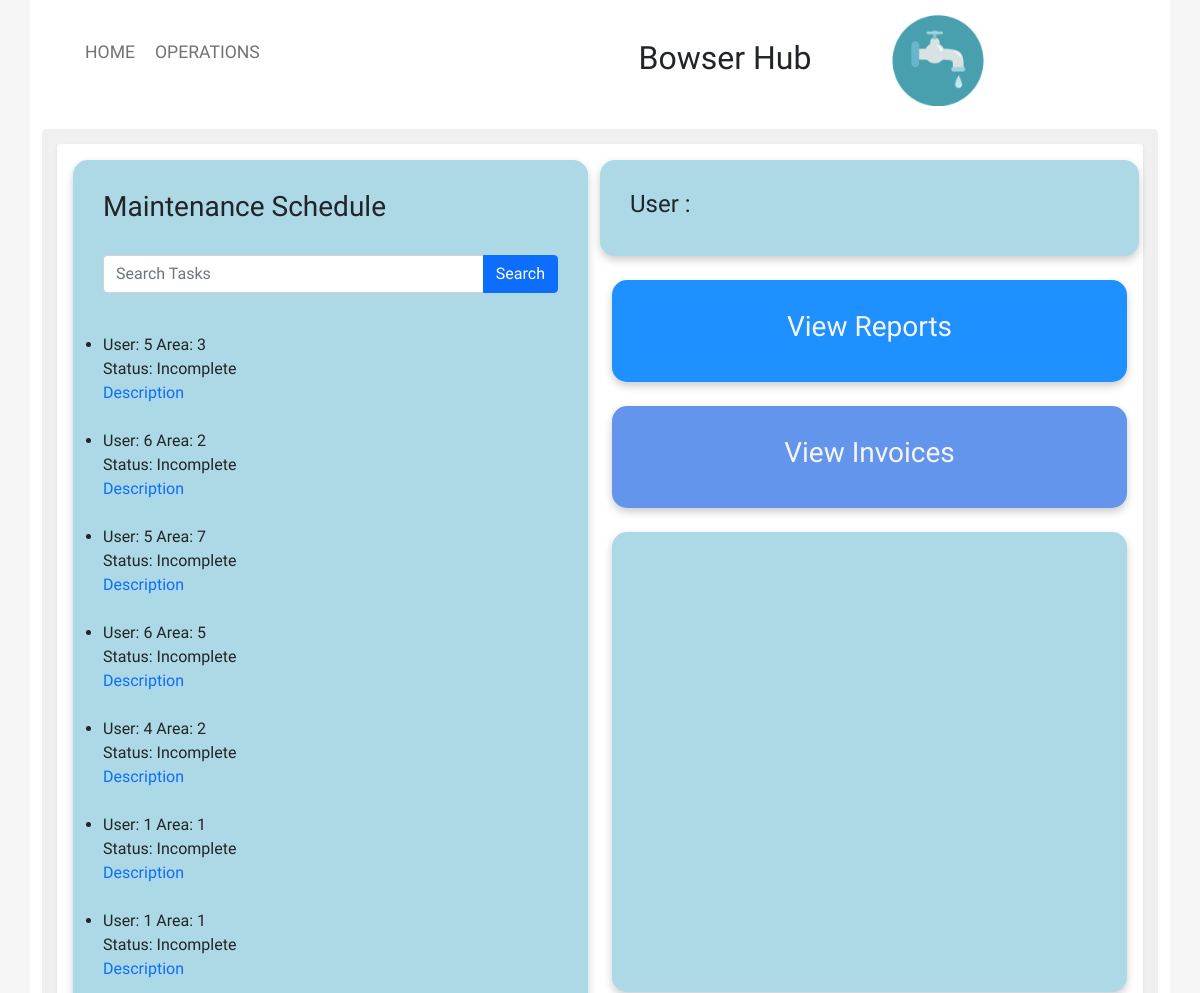
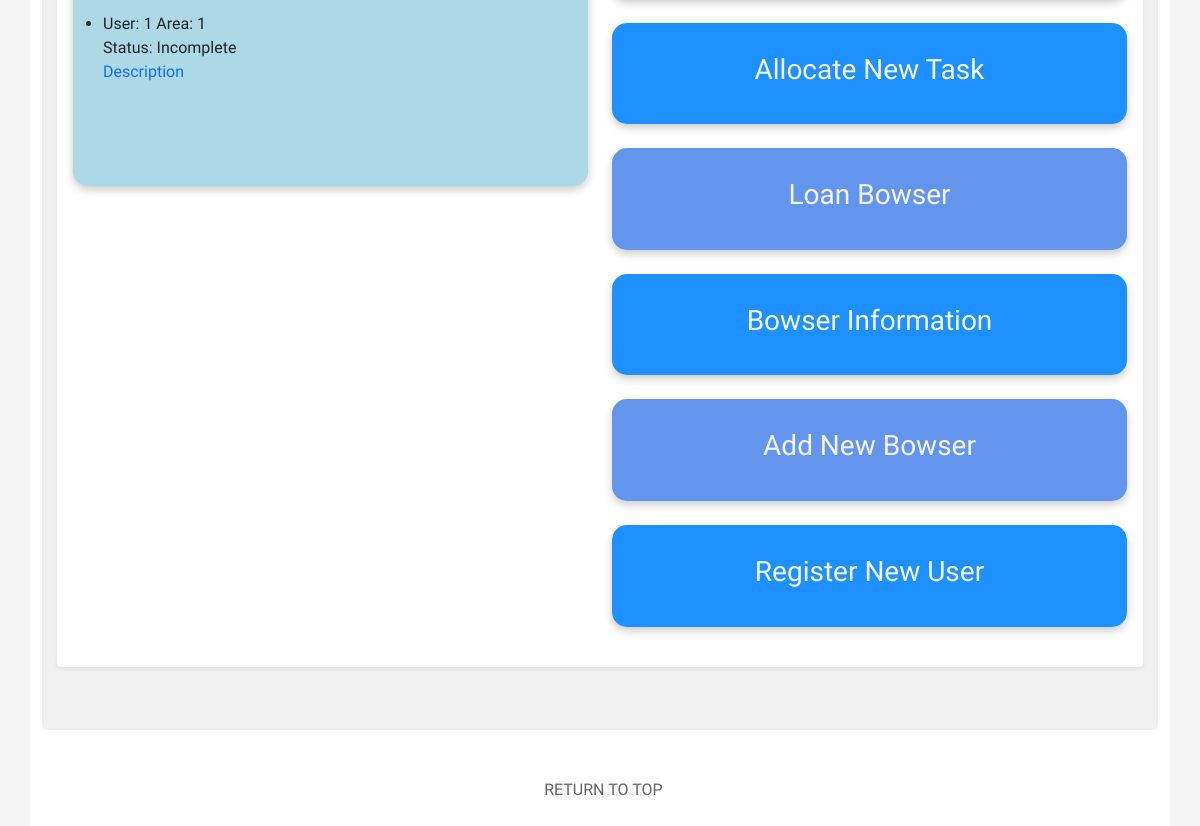
/operations/operations.php, run on the app's committed database (2 pictures, top to bottom).
### tables this page shows
CREATE TABLE `tbl_maintenance_schedule` (
  `Maintenance_ID` int(11) NOT NULL,
  `Bowser_ID` int(11) NOT NULL,
  `User_ID` int(11) NOT NULL,
  `Description` varchar(100) NOT NULL,
  `Status` varchar(100) NOT NULL,
  `Date` timestamp NOT NULL DEFAULT current_timestamp() ON UPDATE current_timestamp(),
  `Assigned_To` int(11) NOT NULL,
  `Area_ID` int(11) NOT NULL,
  `Priority` int(11) NOT NULL,
  `Task_Type` varchar(100) NOT NULL
);

### operations/operations.php (the view, shortened to what this page needs)
<!doctype html>
<html lang="en">
<head>
    <link href="https://cdn.jsdelivr.net/npm/bootstrap@5.1.1/dist/css/bootstrap.min.css" rel="stylesheet">
    <link rel="stylesheet" href="../global/global.css" type="text/css">
    <link rel="stylesheet" href="operations.css" type="text/css">
</head>
<body>
<div class="container">
    <div class="nav-wrapper">
        <div class="left-side">
            <div class="nav-link-wrapper active-nav-link">
                <a class="text-focus-in" href="../home/index.php">Home</a>
            </div>
            <div class="nav-link-wrapper active-nav-link">
                <a class="text-focus-in" href="operations.php">Operations</a>
            </div>
        </div>
        <div class="middle">
            <h2 class="text-focus-in">Bowser Hub</h2>
            <div id="logo">
            <img id="logo_image" src="../images/logo/bowserLogo.png" alt="" width="100" height="100">
            </div>
        </div>
    </div>
    <div class="upperPage">
        <div class="shadow-sm p-3 mb-5 bg-body rounded">
            <div class="row">
                <div class="col">
                    <ul class="operations-list">
                        <h3 class="text-focus-in"> Maintenance Schedule</h3>
                        <br />
                        <form action="" method="GET">
                            <div class="input-group mb-3">
                                <input type="text" name="search" required value="<?php if(isset($_GET['search'])){echo $_GET['search']; } ?>" class="form-control" placeholder="Search Tasks">
                                <button type="submit" class="btn btn-primary">Search</button>
                            </div>
                        </form>
                        <br />
                        <?php
                        $connection = OpenConnection();
                        $sql="SELECT * FROM tbl_maintenance_schedule ORDER BY Date DESC ";
                        $result = mysqli_query($connection, $sql);
                        while($row = mysqli_fetch_assoc($result)) {
                            echo "<li id='listItem'" .$row['Date'] ."<br />";
                            echo "User: ".$row['Assigned_To']."&nbsp"."Area: ".$row['Area_ID']."<br />";
                            echo "Status: ". $row['Status'];
                            echo "<br /><a href='#' data-toggle='popover' title='".$row['Description']."' data-content='test'>Description</a> ";
                            echo "<br /><br /></li>";
                        }
                        ?>
                        <br /><br />
                    </ul>
                    <br />
                </div>
                <div class="col">
                    <div class="row">
                        <div id="text_area">
                            <?php
                            $connection = OpenConnection();
                            $email = $_SESSION['email'];
                            $sql1="SELECT * FROM `tbl_user_account` WHERE email='$email'";
                            $username = current(explode('@', $email));
                            $result = mysqli_query($connection, $sql1);
                            $rows = mysqli_fetch_array($result);
                            $userID = $rows["User_ID"];
                            echo "<h4>User&nbsp;".$userID.":&nbsp;&nbsp;&nbsp;".$username."</h4>";
                            ?>
                        </div>
                    </div>
                    <br />
                    <div class="vibrate-2">
                    <div class="d-grid gap-2" id="viewReports" >
                        <a class="text-focus-in" href="#viewReportModal" data-bs-toggle="modal" class="remove_outline"><h3 id="reportTxt">View Reports</h3></a>
                    </div>
                    </div>
                    <br />
                    <div class="vibrate-2">
                        <div class="d-grid gap-2" id="viewInvoice" >
                            <a class="text-focus-in" href="#viewInvoiceModal" data-bs-toggle="modal" class="remove_outline" ><h3 id="reportTxt">View Invoices</h3></a>
                        </div>
                    </div>
                    <br />
                    <div class="d-grid gap-2" id="viewMap">
                    <div id="map"></div>
                    </div>
                    <br />
                    <div class="vibrate-2">
                        <div class="d-grid gap-2" id="viewAllocateTask" >
                            <a class="text-focus-in" href="#allocateTaskModal" data-bs-toggle="modal" class="remove_outline" ><h3 id="reportTxt">Allocate New Task</h3></a>
                        </div>
                    </div>
                    <br />
                    <div class="vibrate-2">
                        <div class="d-grid gap-2" id="viewLoanBowser" >
                            <a class="text-focus-in" href="#requestBowserModal" data-bs-toggle="modal" class="remove_outline" ><h3 id="reportTxt">Loan Bowser</h3></a>
                        </div>
                    </div>
                    <br />
                    <div class="vibrate-2">
                        <div class="d-grid gap-2" id="viewBowserInfo" >
                            <a class="text-focus-in" href="#" data-bs-toggle="modal" class="remove_outline" ><h3 id="reportTxt">Bowser Information</h3></a>
                        </div>
                    </div>
                    <br />
                    <div class="vibrate-2">
                        <div class="d-grid gap-2" id="viewAddBowser" >
                            <a class="text-focus-in" href="#addBowserModal" data-bs-toggle="modal" class="remove_outline" ><h3 id="reportTxt">Add New Bowser</h3></a>
                        </div>
                    </div>
                    <br />
                    <div class="vibrate-2">
                        <div class="d-grid gap-2" id="viewRegisterUser" >
                            <a class="text-focus-in" href="#registerNewUserModal" data-bs-toggle="modal" class="remove_outline" ><h3 id="reportTxt">Register New User</h3></a>
                        </div>
                    </div>
                    <br />
            </div>
        </div>
    </div>
</div>
</div>
    <br /><br />
<p><a id="top_link" href="#back_to_top" >RETURN TO TOP</a></p>
<br />  <br />
</body>
</html>

### global/global.css (style rules this page uses)
.left-side { margin-left: 5px; }
#logo { margin-right: -250px; }
#logo_image { margin-top: -75px; margin-left: 250px; }
body { font-family: "Comfortaa", cursive; margin: 0px; background-color: whitesmoke; }
.container { display: grid; grid-template-columns: 1fr; background-color: white; }
.nav-wrapper { display: flex; justify-content: space-between; padding: 38px; }
.left-side { display: flex; margin-left: -4%; }
.nav-wrapper > .left-side > div { margin-right: 20px; text-transform: uppercase; font-size: 1.1rem; }
.nav-link-wrapper { height: 22px; border-bottom: 1px solid transparent; transition: border-bottom 0.5s; }
.active-nav-link a { color: #727272; }
.nav-link-wrapper a { color: #727272; text-decoration: none; transition: color 0.5s; }
.text-focus-in { -webkit-animation: text-focus-in 0.7s cubic-bezier(0.55, 0.085, 0.68, 0.53) both; animation: text-focus-in 0.7s cubic-bezier(0.55, 0.085, 0.68, 0.53) both; animation-delay: 0.7s; }
.middle { margin-left: -30%; }
.upperPage { background-color: rgb(240, 240, 240); border-radius: 5px; padding: 15px; margin-top: -20px; }
.container { padding-top: 25px; margin-top: -40px; border-radius: 5px; }
#top_link { color: #656565; margin-left: 45%; }
a:link { text-decoration: none; }
#map { height: 400px; }
@media only screen and (max-width: 1200px) { .middle { margin-left: 50px; } }

### operations/operations.css (style rules this page uses)
.left-side { margin-left: 5px; }
.operations-list { padding: 30px; background-color: lightblue; border: 0; border-radius: 15px; box-shadow: 0 4px 8px 0 rgba(0, 0, 0, 0.2); }
#text_area { padding: 30px; background-color: lightblue; border: 0; border-radius: 15px; box-shadow: 0 4px 8px 0 rgba(0, 0, 0, 0.2); }
#reportTxt { color: whitesmoke; text-align: center; }
#viewReports { padding: 30px; font-stretch: expanded; background-color: dodgerblue; border: 0; border-radius: 15px; box-shadow: 0 4px 8px 0 rgba(0, 0, 0, 0.2); }
#viewInvoice { padding: 30px; font-stretch: expanded; background-color: cornflowerblue; border: 0; border-radius: 15px; box-shadow: 0 4px 8px 0 rgba(0, 0, 0, 0.2); }
#viewMap { padding: 30px; font-stretch: expanded; background-color: lightblue; border: 0; border-radius: 15px; box-shadow: 0 4px 8px 0 rgba(0, 0, 0, 0.2); }
#viewAllocateTask { padding: 30px; font-stretch: expanded; background-color: dodgerblue; border: 0; border-radius: 15px; box-shadow: 0 4px 8px 0 rgba(0, 0, 0, 0.2); }
#viewLoanBowser { padding: 30px; font-stretch: expanded; background-color: cornflowerblue; border: 0; border-radius: 15px; box-shadow: 0 4px 8px 0 rgba(0, 0, 0, 0.2); }
#viewBowserInfo { padding: 30px; font-stretch: expanded; background-color: dodgerblue; border: 0; border-radius: 15px; box-shadow: 0 4px 8px 0 rgba(0, 0, 0, 0.2); }
#viewAddBowser { padding: 30px; font-stretch: expanded; background-color: cornflowerblue; border: 0; border-radius: 15px; box-shadow: 0 4px 8px 0 rgba(0, 0, 0, 0.2); }
#viewRegisterUser { padding: 30px; font-stretch: expanded; background-color: dodgerblue; border: 0; border-radius: 15px; box-shadow: 0 4px 8px 0 rgba(0, 0, 0, 0.2); }
.vibrate-2 { -webkit-animation: vibrate-2 2s linear infinite both; animation: vibrate-2 2s linear infinite both; }

### data on the page
tbl_maintenance_schedule: Assigned_To "5", Area_ID "3", Status "Incomplete"
tbl_maintenance_schedule: Assigned_To "6", Area_ID "2", Status "Incomplete"
tbl_maintenance_schedule: Assigned_To "5", Area_ID "7", Status "Incomplete"
tbl_maintenance_schedule: Assigned_To "6", Area_ID "5", Status "Incomplete"
tbl_maintenance_schedule: Assigned_To "4", Area_ID "2", Status "Incomplete"
tbl_maintenance_schedule: Assigned_To "1", Area_ID "1", Status "Incomplete"
tbl_maintenance_schedule: Assigned_To "1", Area_ID "1", Status "Incomplete"
tbl_maintenance_schedule: Assigned_To "1", Area_ID "1", Status "Incomplete"
